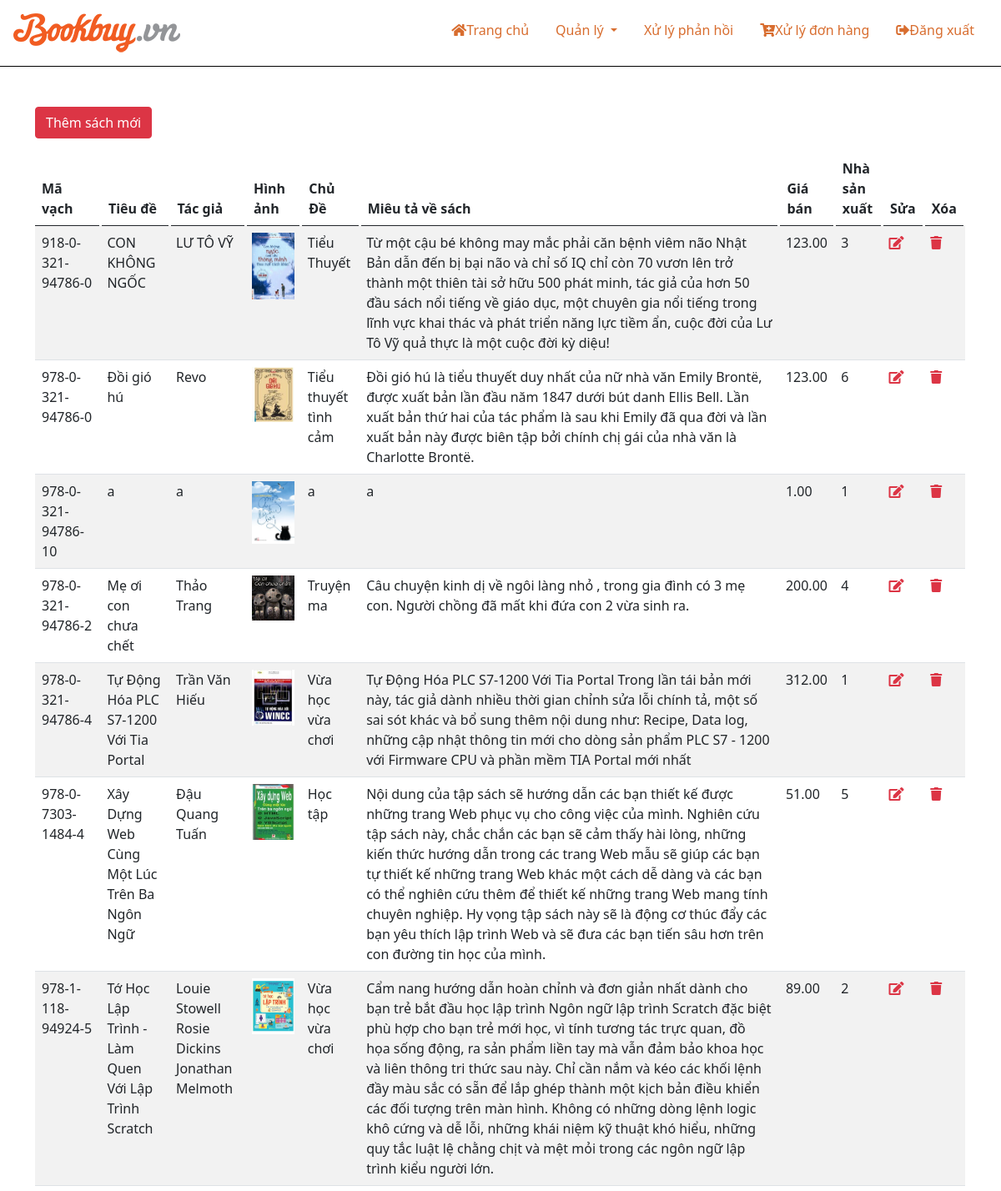
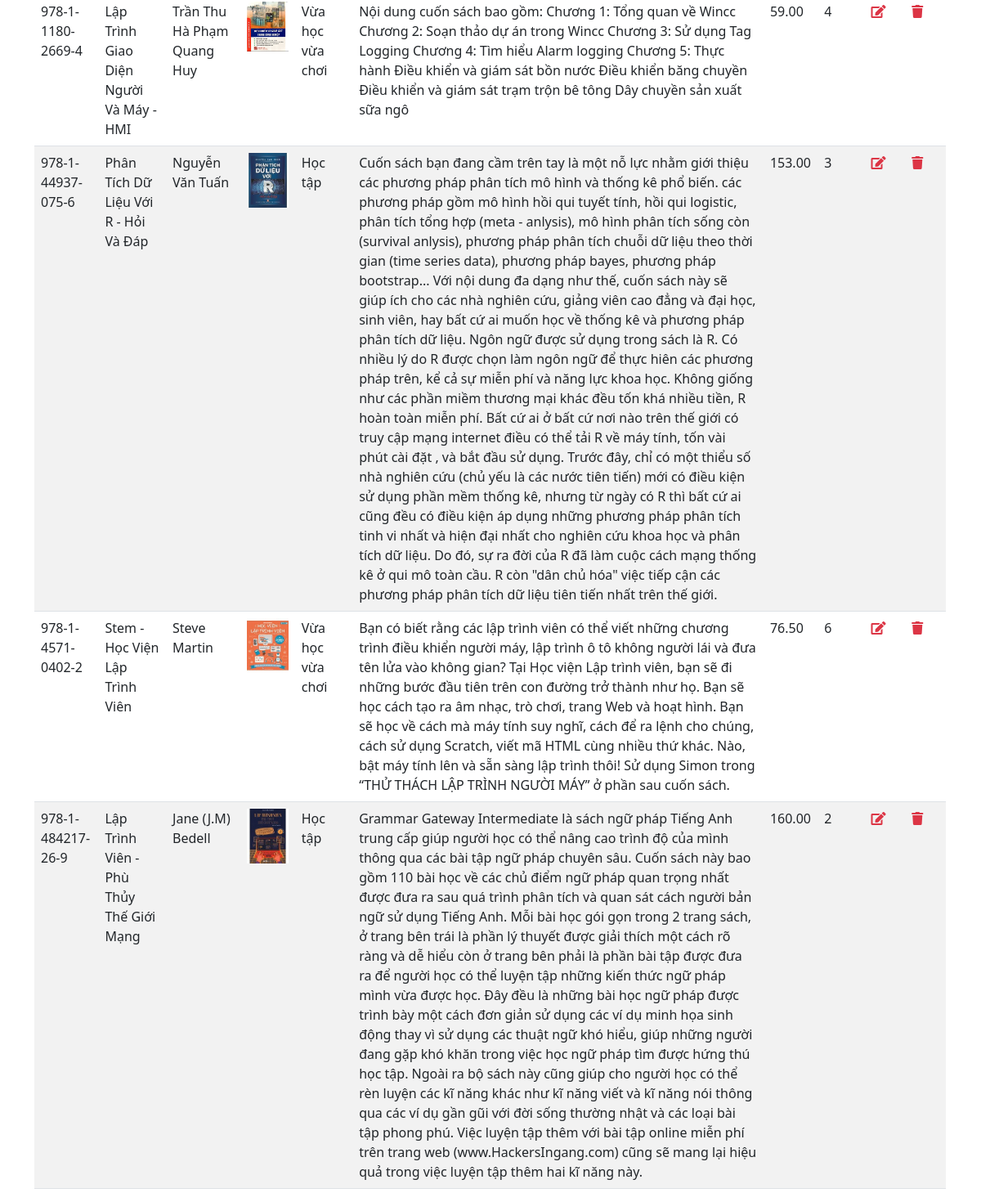
The page /admin/admin_book.php (signed in) on the database its author committed (2 pictures, top to bottom).
### tables this page shows
CREATE TABLE `books` (
  `book_isbn` varchar(20) NOT NULL,
  `book_title` varchar(60) NOT NULL,
  `book_author` varchar(60) NOT NULL,
  `book_image` varchar(40) DEFAULT NULL,
  `book_Category` varchar(255) DEFAULT NULL,
  `book_descr` text DEFAULT NULL,
  `book_price` decimal(6,2) NOT NULL,
  `publisherid` int(10) NOT NULL,
  `idAd` int(10) NOT NULL
);

### admin/admin_book.php (the view, shortened to what this page needs)
<?php
include("./header.php");
?>
<div class="container">
	<p class="lead btn btn-danger mt-5 mb-3 "><a href="admin_add_book.php" class="text-decoration-none text-white">Thêm sách mới</a></p>
	<table class="table table-striped table-hover">
		<thead>
			<tr>
				<th>Mã vạch</th>
				<th>Tiêu đề</th>
				<th>Tác giả</th>
				<th>Hình ảnh</th>
				<th>Chủ Đề</th>
				<th>Miêu tả về sách</th>
				<th>Giá bán</th>
				<th>Nhà sản xuất</th>
				<th>Sửa</th>
				<th>Xóa</th>
			</tr>
		</thead>
		<tbody>
			<?php
			$sql = "SELECT * FROM books";
			$result = mysqli_query($conn, $sql);
			if (mysqli_num_rows($result) > 0) {
				while ($row = mysqli_fetch_assoc($result)) {
			?>
					<tr>
						<td><?php echo $row['book_isbn']; ?></td>
						<td><?php echo $row['book_title']; ?></td>
						<td><?php echo $row['book_author']; ?></td>
						<td>
							<div>
								<img src="../<?php echo $row['book_image']; ?>" alt="" class="img-fluid">
							</div>
						</td>
						<td><?php echo $row['book_Category']; ?></td>
						<td><?php echo $row['book_descr']; ?></td>
						<td><?php echo $row['book_price']; ?></td>
						<td><?php echo $row['publisherid']; ?></td>
						<td><a href="admin_edit.php?bookisbn=<?php echo $row['book_isbn']; ?>"><i class="fas fa-edit text-danger"></i></a></td>
						<td><a href="admin_delete.php?bookisbn=<?php echo $row['book_isbn']; ?>"><i class="fas fa-trash text-danger"></i></a></td>
					</tr>
			<?php
				}
			}
			?>
		</tbody>
	</table>
</div>
<?php
require_once "footer.php";
?>

### admin/header.php (shortened to what this page needs)
<!DOCTYPE html>
<html lang="en">
<head>
    <link href="https://cdn.jsdelivr.net/npm/bootstrap@5.0.2/dist/css/bootstrap.min.css" rel="stylesheet">
    <link rel="stylesheet" href="index.css">
    <link rel="stylesheet" href="https://pro.fontawesome.com/releases/v5.10.0/css/all.css" />
</head>
<body>
    <header class="my-header">
        <div class="col-md-12">
            <div class="row">
                <div class="col-md-3">
                    <a href="index.php">
                        <img src="img/logo-new.png" alt="">
                    </a>
                </div>
                <div class="col-md-9">
                    <ul class="nav justify-content-end">
                        <li class="nav-item">
                            <a class="nav-link" href="index.php"><i class="fas fa-home"></i>Trang chủ</a>
                        </li>
                        <li class="nav-item dropdown">
                            <a class="nav-link dropdown-toggle hover-th" href="#" id="navbarDropdown" role="button" data-bs-toggle="dropdown" aria-expanded="false">Quản lý
                            </a>
                        </li>
                        <li class="nav-item">
                            <a class="nav-link" href="reply.php"><i class="fal fa-phone-rotary"></i>Xử lý phản hồi</a>
                        </li>
                        <li class="nav-item">
                            <a class="nav-link" href="handle_cart.php"><i class="fas fa-cart-plus"></i>Xử lý đơn hàng</a>
                        </li>
                        <li class="nav-item">
                            <a class="nav-link" href="logout.php"><i class="fas fa-sign-out-alt"></i>Đăng xuất</a>
                        </li>
                    </ul>
                </div>
            </div>
        </div>
    </header>
</body>

### admin/footer.php (shortened to what this page needs)
</body>
</html>

### admin/index.css (style rules this page uses)
* { padding: 0; margin: 0; box-sizing: border-box; text-decoration: none; }
:root { --color-main: #d86d2f; }
.my-header { padding: 16px; }
.my-header li a { color: var(--color-main); }
header { border-bottom: 1px #000 solid; }
.table thead tr th { border-bottom: 1px solid #000; border-right: 3px solid rgba(0,0,0,0); }

### rows shown on the page
books: book_isbn "918-0-321-94786-0", book_title "CON KHÔNG NGỐC", book_author "LƯ TÔ VỸ", book_image (picture), book_Category "Tiểu Thuyết", book_descr "Từ một cậu bé không may mắc phải căn bệnh viêm não Nhật Bản dẫn đến bị bại não và chỉ số IQ chỉ còn 70 vươn lên trở thành một thiên tài sở hữu 500 phát minh, tác giả của hơn 50 đầu sách nổi tiếng về giáo dục, một chuyên gia nổi tiếng trong lĩnh vực khai thác và phát triển năng lực tiềm ẩn, cuộc đời của Lư Tô Vỹ quả thực là một cuộc đời kỳ diệu!", book_price "123.00", publisherid "3"
books: book_isbn "978-0-321-94786-0", book_title "Đồi gió hú", book_author "Revo", book_image (picture), book_Category "Tiểu thuyết tình cảm", book_descr "Đồi gió hú là tiểu thuyết duy nhất của nữ nhà văn Emily Brontë, được xuất bản lần đầu năm 1847 dưới bút danh Ellis Bell. Lần xuất bản thứ hai của tác phẩm là sau khi Emily đã qua đời và lần xuất bản này được biên tập bởi chính chị gái của nhà văn là Charlotte Brontë.", book_price "123.00", publisherid "6"
books: book_isbn "978-0-321-94786-10", book_title "a", book_author "a", book_image (picture), book_Category "a", book_descr "a", book_price "1.00", publisherid "1"
books: book_isbn "978-0-321-94786-2", book_title "Mẹ ơi con chưa chết", book_author "Thảo Trang", book_image (picture), book_Category "Truyện ma", book_descr "Câu chuyện kinh dị về ngôi làng nhỏ , trong gia đình có 3 mẹ con. Người chồng đã mất khi đứa con 2 vừa sinh ra.", book_price "200.00", publisherid "4"
books: book_isbn "978-0-321-94786-4", book_title "Tự Động Hóa PLC S7-1200 Với Tia Portal", book_author "Trần Văn Hiếu", book_image (picture), book_Category "Vừa học vừa chơi", book_descr "Tự Động Hóa PLC S7-1200 Với Tia Portal Trong lần tái bản mới này, tác giả dành nhiều thời gian chỉnh sửa lỗi chính tả, một số sai sót khác và bổ sung thêm nội dung như: Recipe, Data log, những cập nhật thông tin mới cho dòng sản phẩm PLC S7 - 1200 với Firmware CPU và phần mềm TIA Portal mới nhất", book_price "312.00", publisherid "1"
books: book_isbn "978-0-7303-1484-4", book_title "Xây Dựng Web Cùng Một Lúc Trên Ba Ngôn Ngữ", book_author "Đậu Quang Tuấn", book_image (picture), book_Category "Học tập", book_descr "Nội dung của tập sách sẽ hướng dẫn các bạn thiết kế được những trang Web phục vụ cho công việc của mình. Nghiên cứu tập sách này, chắc chắn các bạn sẽ cảm thấy hài lòng, những kiến thức hướng dẫn trong các trang Web mẫu sẽ giúp các bạn tự thiết kế những trang Web khác một cách dễ dàng và các bạn có thể nghiên cứu thêm để thiết kế những trang Web mang tính chuyên nghiệp. Hy vọng tập sách này sẽ là động cơ thúc đẩy các bạn yêu thích lập trình Web và sẽ đưa các bạn tiến sâu hơn trên con đường tin học của mình.", book_price "51.00", publisherid "5"
books: book_isbn "978-1-118-94924-5", book_title "Tớ Học Lập Trình - Làm Quen Với Lập Trình Scratch", book_author "Louie Stowell Rosie Dickins Jonathan Melmoth", book_image (picture), book_Category "Vừa học vừa chơi", book_descr "Cẩm nang hướng dẫn hoàn chỉnh và đơn giản nhất dành cho bạn trẻ bắt đầu học lập trình Ngôn ngữ lập trình Scratch đặc biệt phù hợp cho bạn trẻ mới học, vì tính tương tác trực quan, đồ họa sống động, ra sản phẩm liền tay mà vẫn đảm bảo khoa học và liên thông tri thức sau này. Chỉ cần nắm và kéo các khối lệnh đầy màu sắc có sẵn để lắp ghép thành một kịch bản điều khiển các đối tượng trên màn hình. Không có những dòng lệnh logic khô cứng và dễ lỗi, những khái niệm kỹ thuật khó hiểu, những quy tắc luật lệ chằng chịt và mệt mỏi trong các ngôn ngữ lập trình kiểu người lớn.", book_price "89.00", publisherid "2"
books: book_isbn "978-1-1180-2669-4", book_title "Lập Trình Giao Diện Người Và Máy - HMI", book_author "Trần Thu Hà Phạm Quang Huy", book_image (picture), book_Category "Vừa học vừa chơi", book_descr "Nội dung cuốn sách bao gồm: Chương 1: Tổng quan về Wincc Chương 2: Soạn thảo dự án trong Wincc Chương 3: Sử dụng Tag Logging Chương 4: Tìm hiểu Alarm logging Chương 5: Thực hành Điều khiển và giám sát bồn nước Điều khiển băng chuyền Điều khiển và giám sát trạm trộn bê tông Dây chuyền sản xuất sữa ngô", book_price "59.00", publisherid "4"
books: book_isbn "978-1-44937-075-6", book_title "Phân Tích Dữ Liệu Với R - Hỏi Và Đáp", book_author "Nguyễn Văn Tuấn", book_image (picture), book_Category "Học tập", book_descr "Cuốn sách bạn đang cầm trên tay là một nỗ lực nhằm giới thiệu các phương pháp phân tích mô hình và thống kê phổ biến. các phương pháp gồm mô hình hồi qui tuyết tính, hồi qui logistic, phân tích tổng hợp (meta - anlysis), mô hình phân tích sống còn (survival anlysis), phương pháp phân tích chuỗi dữ liệu theo thời gian (time series data), phương pháp bayes, phương pháp bootstrap... Với nội dung đa dạng như thế, cuốn sách này sẽ giúp ích cho các nhà nghiên cứu, giảng viên cao đẳng và đại học, sinh viên, hay bất cứ ai muốn học về thống kê và phương pháp phân tích dữ liệu. Ngôn ngữ được sử dụng trong sách là R. Có nhiều lý do R được chọn làm ngôn ngữ để thực hiên các phương pháp trên, kể cả sự…", book_price "153.00", publisherid "3"
books: book_isbn "978-1-4571-0402-2", book_title "Stem - Học Viện Lập Trình Viên", book_author "Steve Martin", book_image (picture), book_Category "Vừa học vừa chơi", book_descr "Bạn có biết rằng các lập trình viên có thể viết những chương trình điều khiển người máy, lập trình ô tô không người lái và đưa tên lửa vào không gian? Tại Học viện Lập trình viên, bạn sẽ đi những bước đầu tiên trên con đường trở thành như họ. Bạn sẽ học cách tạo ra âm nhạc, trò chơi, trang Web và hoạt hình. Bạn sẽ học về cách mà máy tính suy nghĩ, cách để ra lệnh cho chúng, cách sử dụng Scratch, viết mã HTML cùng nhiều thứ khác. Nào, bật máy tính lên và sẵn sàng lập trình thôi! Sử dụng Simon trong “THỬ THÁCH LẬP TRÌNH NGƯỜI MÁY” ở phần sau cuốn sách.", book_price "76.50", publisherid "6"
books: book_isbn "978-1-484217-26-9", book_title "Lập Trình Viên - Phù Thủy Thế Giới Mạng", book_author "Jane (J.M) Bedell", book_image (picture), book_Category "Học tập", book_descr "Grammar Gateway Intermediate là sách ngữ pháp Tiếng Anh trung cấp giúp người học có thể nâng cao trình độ của mình thông qua các bài tập ngữ pháp chuyên sâu. Cuốn sách này bao gồm 110 bài học về các chủ điểm ngữ pháp quan trọng nhất được đưa ra sau quá trình phân tích và quan sát cách người bản ngữ sử dụng Tiếng Anh. Mỗi bài học gói gọn trong 2 trang sách, ở trang bên trái là phần lý thuyết được giải thích một cách rõ ràng và dễ hiểu còn ở trang bên phải là phần bài tập được đưa ra để người học có thể luyện tập những kiến thức ngữ pháp mình vừa được học. Đây đều là những bài học ngữ pháp được trình bày một cách đơn giản sử dụng các ví dụ minh họa sinh động thay vì sử dụng các thuật ngữ khó…", book_price "160.00", publisherid "2"
